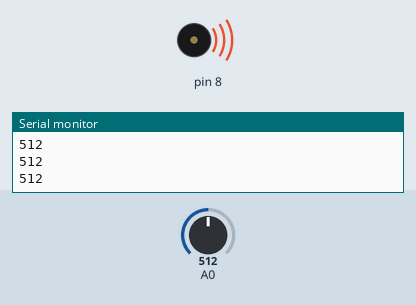
Recording of a sketch running on a simulated Arduino Uno, built with avr-gcc and run on an emulated ATmega328P. On the bench: buzzer (waves = sounding), the last lines printed to the serial monitor. The test bench sets the inputs (shaded band); at power-on: A0 = 512.

Above: at 1.2 s.
1.3 s: A0 set to 1016
At 2.4 s:
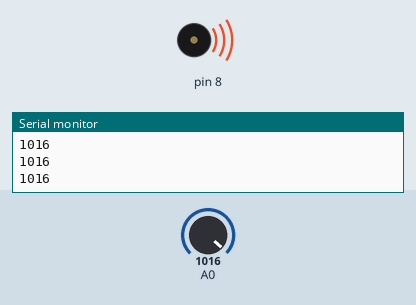
2.8 s: A0 set to 1023
At 3.6 s:
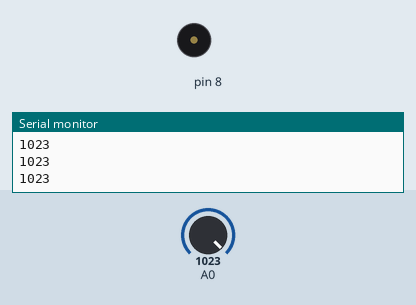
4.3 s: A0 set to 1005
At 4.7 s:
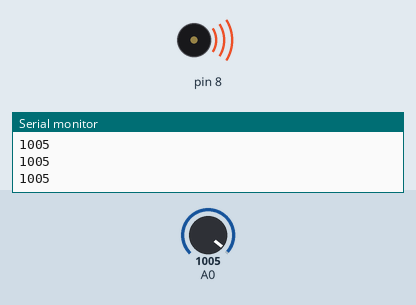
Timing chart, 0 to 7.3 s (numbered marks = the images above; inputs shaded):
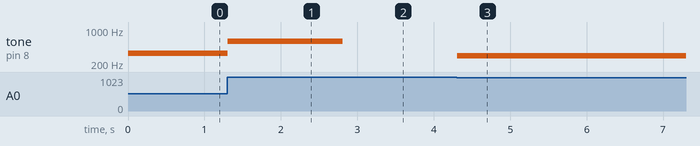

The sketch:

keyboard.ino
```cpp
int notes [] = {
  //frequencies for middle D,E,F#,G,A,B,C,D
  294, 330, 370, 392, 440, 494, 523, 587
};

void setup() {
  Serial.begin(9600);
}

void loop(){
  //set local variable to hold value from A0
  int keyVal = analogRead(A0);
  //print keyVal. Will change as buttons are pressed
  Serial.println(keyVal);

  if (keyVal == 1023){ //value when no buttons pressed
    noTone(8);
  }
  else if(keyVal >= 1000 && keyVal <= 1015){
    tone(8, notes[0]);
  }
  else if(keyVal >= 505 && keyVal <= 515){
    tone(8, notes[1]);
  }
  else if(keyVal >= 18 && keyVal <= 25){
    tone(8, notes[2]);
  }
  else if(keyVal >= 320 && keyVal<= 330){
    tone(8, notes[3]);
  }
  else if(keyVal >= 50 && keyVal <= 60){
    tone(8, notes[4]);
  }
  else if(keyVal >= 88 && keyVal <= 95){
    tone(8, notes[5]);
  }
  else if(keyVal >= 12 && keyVal <= 17){
    tone(8, notes[6]);
  }
  else{
    tone(8, notes[7]);
  }
}
```

Measured:
- the behaviour switches between 1022 and 1023 on A0 (found by bisection; images 1 and 2)
- after the input at 1.3 s, tone on pin 8: 330 Hz → 587 Hz at once
- after the input at 2.8 s, tone on pin 8: 587 Hz → silent at once
- after the input at 4.3 s, tone on pin 8: silent → 294 Hz at once
